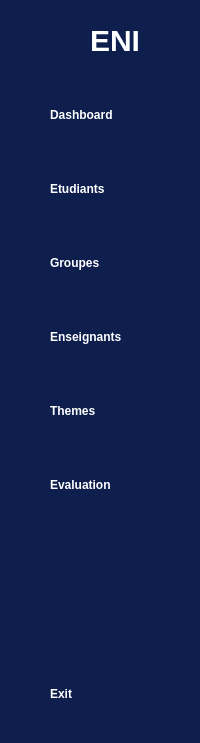
     <widget class="QWidget" name="icone_name_widget" native="true">
      <property name="styleSheet">
       <string notr="true">QWidget {
    background-color: #0E1F4D;
}


QPushButton{
color: white;
text-align: left;
height: 59px;
border: none;
padding-left: 10px;
font-weight: bold;
border-radius: 10px; 
}
QPushButton:hover {
    background-color: rgba(255, 255, 255, 30);
}
QPushButton:pressed {
    background-color: rgba(255, 255, 255, 60);
}
QPushButton:Checked{
background-color: #E0F7FA; 
    color: #004780;
font-weight: bold;
border-top-left-radius: 10px; 
border-bottom-left-radius: 5px; 
}</string>
      </property>
      <layout class="QVBoxLayout" name="verticalLayout_4">
       <property name="spacing">
        <number>10</number>
       </property>
       <property name="leftMargin">
        <number>40</number>
       </property>
       <property name="topMargin">
        <number>20</number>
       </property>
       <property name="rightMargin">
        <number>40</number>
       </property>
       <property name="bottomMargin">
        <number>20</number>
       </property>
       <item>
        <layout class="QHBoxLayout" name="horizontalLayout_2">
         <property name="rightMargin">
          <number>20</number>
         </property>
         <item>
          <widget class="QLabel" name="lbl_logo">
           <property name="minimumSize">
            <size>
             <width>40</width>
             <height>40</height>
            </size>
           </property>
           <property name="maximumSize">
            <size>
             <width>40</width>
             <height>40</height>
            </size>
           </property>
           <property name="text">
            <string/>
           </property>
           <property name="pixmap">
            <pixmap resource="icones.qrc">:/nav/icone/Eni.png</pixmap>
           </property>
           <property name="scaledContents">
            <bool>true</bool>
           </property>
          </widget>
         </item>
         <item>
          <widget class="QLabel" name="lbl_logo_name">
           <property name="styleSheet">
            <string notr="true">color: white;
font-weight: bold;
border: none;
font-size: 30px;</string>
           </property>
           <property name="text">
            <string>ENI</string>
           </property>
          </widget>
         </item>
        </layout>
       </item>
       <item>
        <layout class="QVBoxLayout" name="verticalLayout_2">
         <property name="spacing">
          <number>15</number>
         </property>
         <property name="topMargin">
          <number>15</number>
         </property>
         <property name="rightMargin">
          <number>10</number>
         </property>
         <item>
          <widget class="QPushButton" name="btn_dashboard">
           <property name="text">
            <string>Dashboard</string>
           </property>
           <property name="icon">
            <iconset resource="icones.qrc">
             <normaloff>:/nav/icone/dashboard 2.png</normaloff>:/nav/icone/dashboard 2.png</iconset>
           </property>
           <property name="checkable">
            <bool>true</bool>
           </property>
           <property name="autoExclusive">
            <bool>true</bool>
           </property>
          </widget>
         </item>
         <item>
          <widget class="QPushButton" name="btn_etudiants">
           <property name="text">
            <string>Etudiants</string>
           </property>
           <property name="icon">
            <iconset resource="icones.qrc">
             <normaloff>:/nav/icone/etudiant 2.png</normaloff>:/nav/icone/etudiant 2.png</iconset>
           </property>
           <property name="checkable">
            <bool>true</bool>
           </property>
           <property name="autoExclusive">
            <bool>true</bool>
           </property>
          </widget>
         </item>
         <item>
          <widget class="QPushButton" name="btn_groupes">
           <property name="text">
            <string>Groupes</string>
           </property>
           <property name="icon">
            <iconset resource="icones.qrc">
             <normaloff>:/nav/icone/groupe 2.png</normaloff>:/nav/icone/groupe 2.png</iconset>
           </property>
           <property name="checkable">
            <bool>true</bool>
           </property>
           <property name="autoExclusive">
            <bool>true</bool>
           </property>
          </widget>
         </item>
         <item>
          <widget class="QPushButton" name="btn_enseignants">
           <property name="text">
            <string>Enseignants</string>
           </property>
           <property name="icon">
            <iconset resource="icones.qrc">
             <normaloff>:/nav/icone/encadreur 2.png</normaloff>:/nav/icone/encadreur 2.png</iconset>
           </property>
           <property name="checkable">
            <bool>true</bool>
           </property>
           <property name="autoExclusive">
            <bool>true</bool>
           </property>
          </widget>
         </item>
         <item>
          <widget class="QPushButton" name="btn_themes">
           <property name="text">
            <string>Themes</string>
           </property>
           <property name="icon">
            <iconset resource="icones.qrc">
             <normaloff>:/nav/icone/theme 2.png</normaloff>:/nav/icone/theme 2.png</iconset>
           </property>
           <property name="checkable">
            <bool>true</bool>
           </property>
           <property name="autoExclusive">
            <bool>true</bool>
           </property>
          </widget>
         </item>
         <item>
          <widget class="QPushButton" name="btn_evaluation">
           <property name="text">
            <string>Evaluation</string>
           </property>
           <property name="icon">
            <iconset resource="icones.qrc">
             <normaloff>:/nav/icone/evaluation 2.png</normaloff>:/nav/icone/evaluation 2.png</iconset>
           </property>
           <property name="checkable">
            <bool>true</bool>
           </property>
           <property name="autoExclusive">
            <bool>true</bool>
           </property>
          </widget>
         </item>
        </layout>
       </item>
       <item>
        <spacer name="verticalSpacer">
         <property name="orientation">
          <enum>Qt::Orientation::Vertical</enum>
         </property>
         <property name="sizeHint" stdset="0">
          <size>
           <width>20</width>
           <height>140</height>
          </size>
         </property>
        </spacer>
       </item>
       <item>
        <widget class="QPushButton" name="btn_exit">
         <property name="text">
          <string>Exit</string>
         </property>
         <property name="icon">
          <iconset resource="icones.qrc">
           <normaloff>:/nav/icone/se-deconnecter.png</normaloff>:/nav/icone/se-deconnecter.png</iconset>
         </property>
         <property name="checkable">
          <bool>true</bool>
         </property>
        </widget>
       </item>
      </layout>
     </widget>
